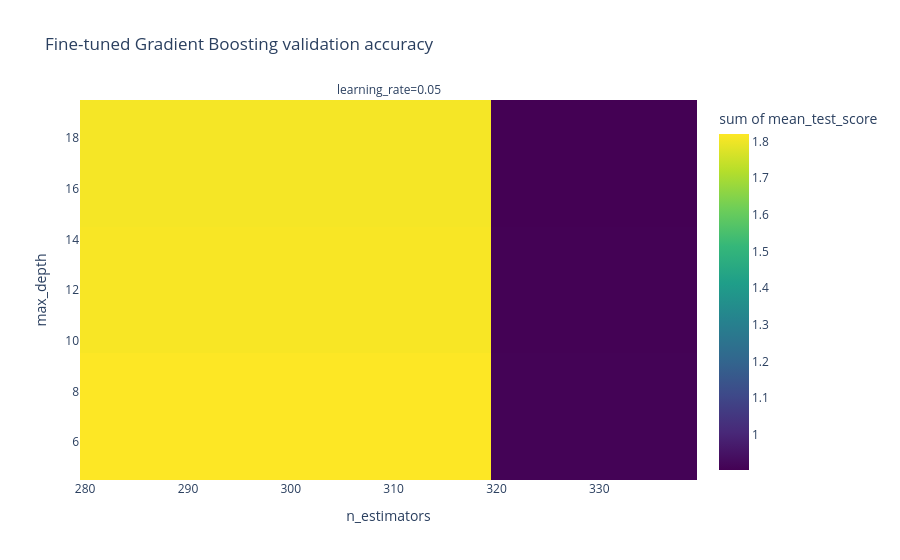

Notebook cell for this chart:
### Code cell
import plotly.express as px
new_gbt_results = pd.DataFrame(new_gbtCV.cv_results_)
new_gbt_results['learning_rate'] = new_gbt_results['param_learning_rate'].astype(float)
new_gbt_results['n_estimators'] = new_gbt_results['param_n_estimators'].astype(int)
new_gbt_results['max_depth'] = new_gbt_results['param_max_depth'].astype(int)

fig = px.density_heatmap(
    new_gbt_results,
    x='n_estimators',
    y='max_depth',
    z='mean_test_score',
    facet_col='learning_rate',
    color_continuous_scale='Viridis',
    title='Fine-tuned Gradient Boosting validation accuracy'
)
fig.update_layout(xaxis_title='n_estimators', yaxis_title='max_depth')
fig.show()

### Figure 1 — Plotly figure (JSON) as saved in the notebook; plotly's stock layout.template omitted (floating-point values rounded to 4 significant figures)
{"data": [{"coloraxis": "coloraxis", "histfunc": "sum", "hovertemplate": "learning_rate=0.05<br>n_estimators=%{x}<br>max_depth=%{y}<br>sum of mean_test_score=%{z}<extra></extra>", "name": "", "type": "histogram2d", "x": [280, 290, 300, 310, 320, 280, 290, 300, 310, 320, 280, 290, 300, 310, 320], "xaxis": "x", "xbingroup": "x", "y": [5, 5, 5, 5, 5, 10, 10, 10, 10, 10, 15, 15, 15, 15, 15], "yaxis": "y", "ybingroup": "y", "z": [0.9099, 0.91, 0.91, 0.9101, 0.9101, 0.9063, 0.9062, 0.9063, 0.9062, 0.9061, 0.9043, 0.9041, 0.9043, 0.9043, 0.9044]}], "layout": {"annotations": [{"font": {}, "showarrow": false, "text": "learning_rate=0.05", "x": 0.5, "xanchor": "center", "xref": "paper", "y": 1, "yanchor": "bottom", "yref": "paper"}], "coloraxis": {"colorbar": {"title": {"text": "sum of mean_test_score"}}, "colorscale": [[0, "#440154"], [0.1111, "#482878"], [0.2222, "#3e4989"], [0.3333, "#31688e"], [0.4444, "#26828e"], [0.5556, "#1f9e89"], [0.6667, "#35b779"], [0.7778, "#6ece58"], [0.8889, "#b5de2b"], [1, "#fde725"]]}, "legend": {"tracegroupgap": 0}, "title": {"text": "Fine-tuned Gradient Boosting validation accuracy"}, "xaxis": {"anchor": "y", "domain": [0, 1], "title": {"text": "n_estimators"}}, "yaxis": {"anchor": "x", "domain": [0, 1], "title": {"text": "max_depth"}}}}
